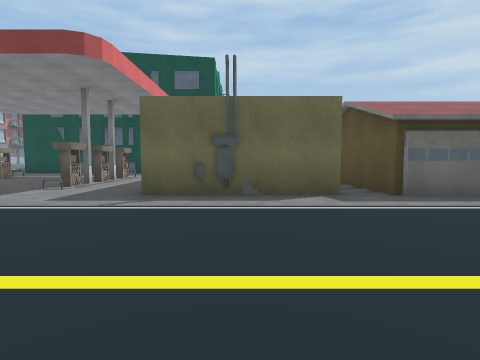
View 1 (above)

20 first-person views from a walk through a scene from a Unity 3-D project. The camera is 1.2 m above the floor, tilts 4° down and sees 80° across. The floor is counted in squares, 2 m on a side. Each view is taken from the middle of a square. On the plan, view 1 faces up. The plan holds only what a view shows up to about 9 squares ahead; the rest is blank. The place goes on beyond the plan. The player character is not drawn. Some surface patterns are stand-ins.

View 2
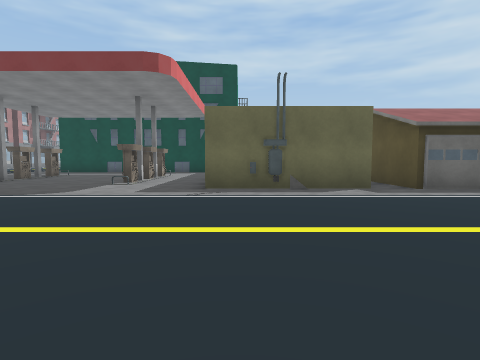

View 3
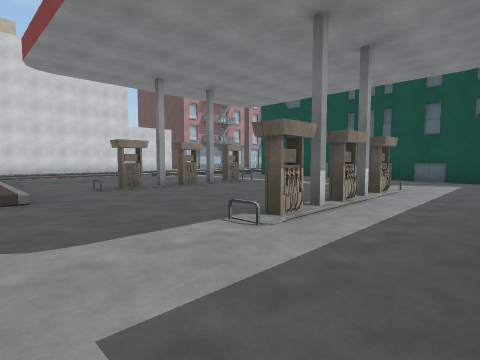

View 4
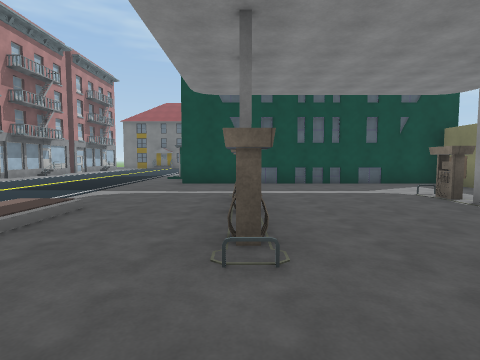

View 5
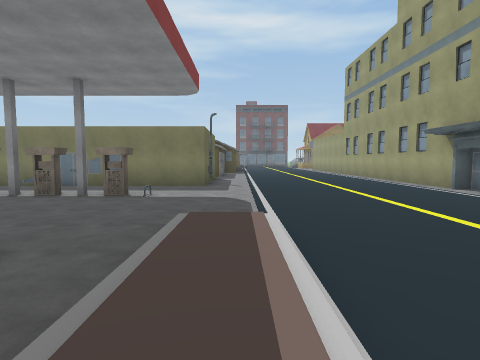

View 6
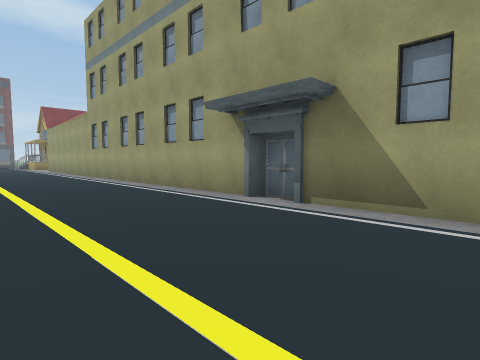

View 7
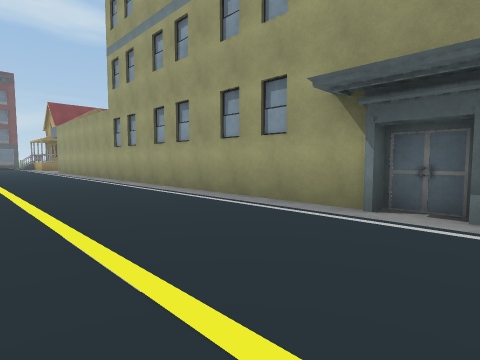

View 8
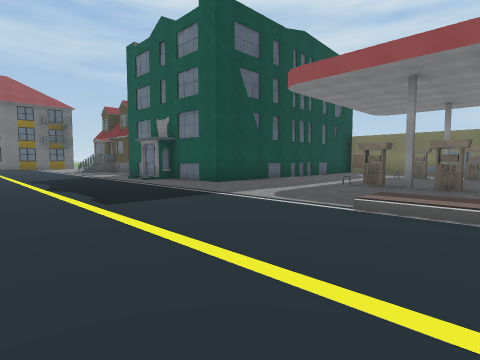

View 9
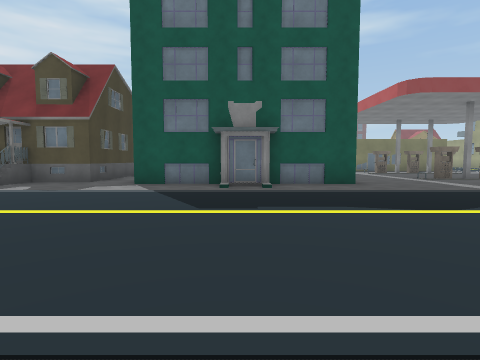

View 10
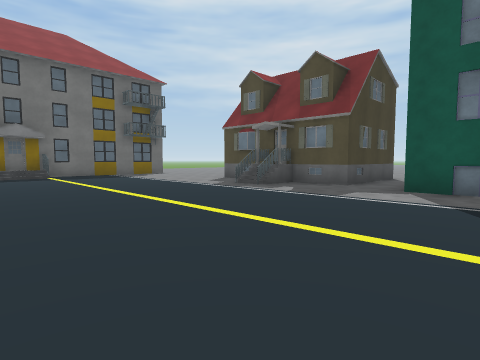

View 11
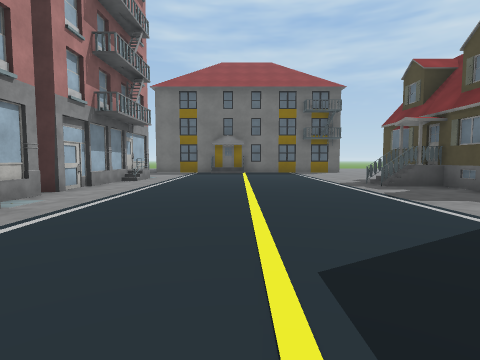

View 12
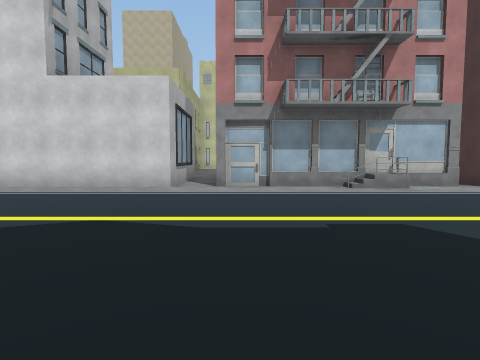

View 13
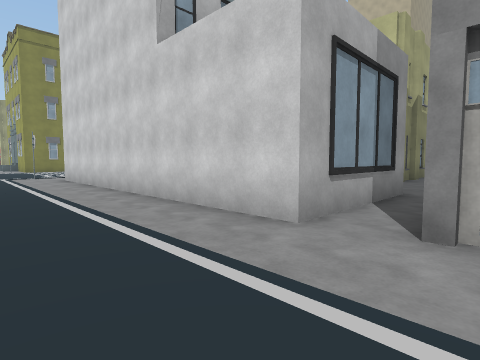

View 14
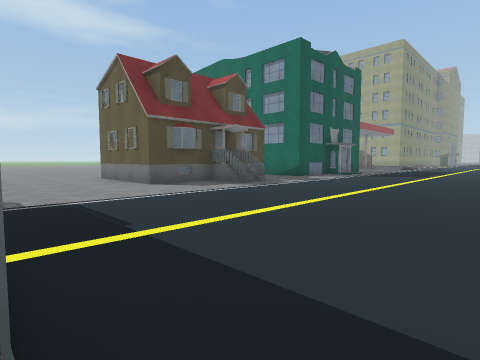

View 15
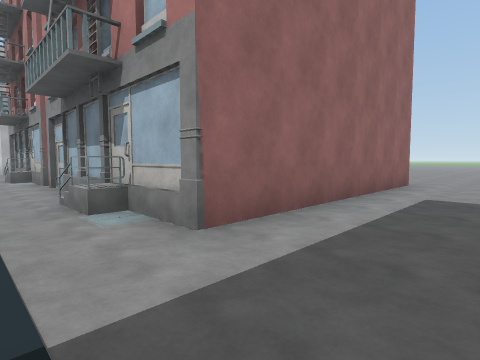

View 16
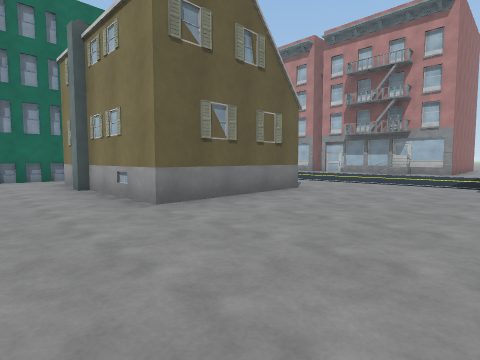

View 17
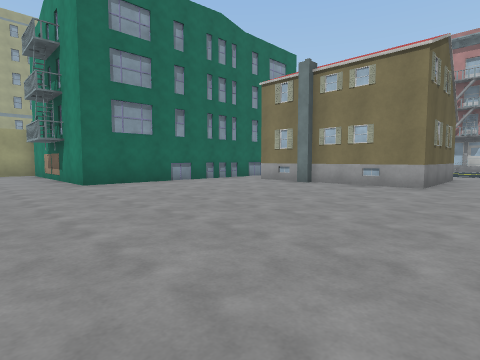

View 18
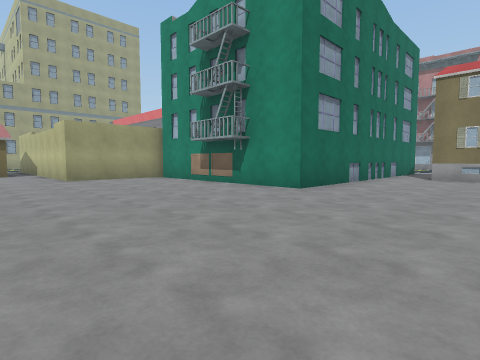

View 19
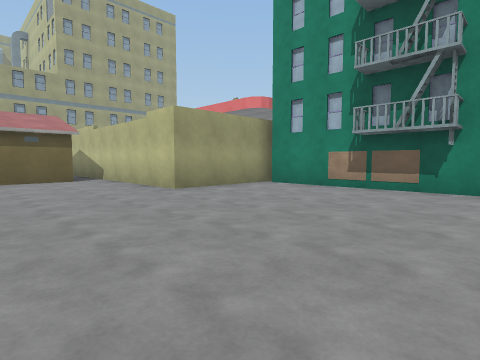

View 20
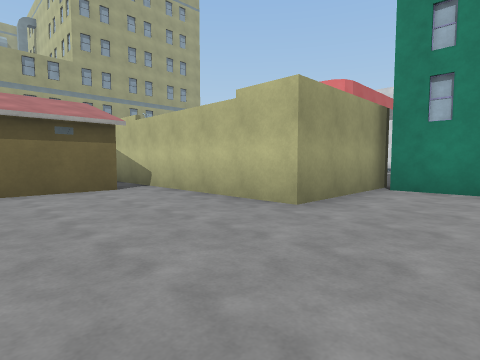

### Floor plan
Key: @ floor where view 1 was taken; # wall or solid block; x gap in a wall; . main floor; : floor 0.25 m higher than the main floor; B building; O other object.
Columns run from 23 left of view 1 to 5 right of it. Each row starts with its distance up from view 1.
 28   ......B:... ......
 27 ....................
 26 ######...................
 25      B...................
 24      #B.......####.......
 23      #B.......#  #.......
 22      #.......B#  #..........
 21      #........#  #..........
 20      #........####..........
 19      B.......... ...........
 18      #B......#   ##   #......
 17      #B......#        #......
 16      #.......#        #......
 15      #.......B        #......
 14   ...........##       #......
 13   .###........##  #######....
 12       ................###....
 11       ................###....
 10       .........#...#..###....
  9       ................###.B#
  8       ......:..x...x..###.##
  7       ......:..#...#..###.#
  6       ..    :.........# #.#
  5    B  ..    :.........###.##
  4   BB  O.     ::::...........
  3               .............
  2                ...........
  1                 .............
  0                  ......@.....
 -1                  ............
 -2                  ############

Positions as (right, up) in squares from view 1, and headings:
1: (0, 0), facing up
2: (-1, -1), facing up
3: (-2, 4), facing up-left
4: (-8, 4), facing up
5: (-10, 4), facing right
6: (-6, 2), facing down-right
7: (-4, 2), facing down-right
8: (-15, 7), facing up-right
9: (-17, 16), facing right
10: (-16, 17), facing up-right
11: (-14, 15), facing up
12: (-11, 15), facing left
13: (-15, 15), facing down-left
14: (-16, 28), facing down-right
15: (-16, 28), facing down-left
16: (-4, 28), facing down-left
17: (1, 26), facing down-left
18: (4, 22), facing down-left
19: (5, 18), facing down-left
20: (5, 15), facing down-left
